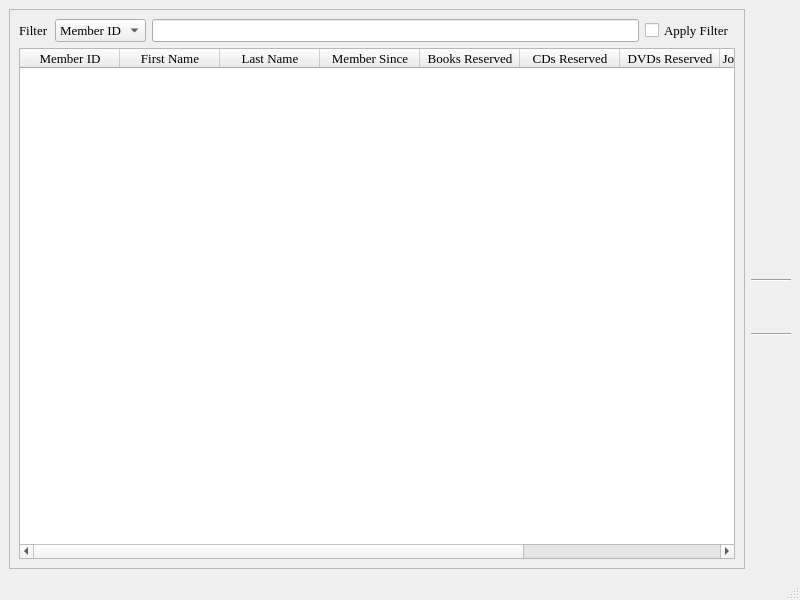
<ui version="4.0" >
 <class>membersBrowser</class>
 <widget class="QMainWindow" name="membersBrowser" >
  <property name="geometry" >
   <rect>
    <x>0</x>
    <y>0</y>
    <width>800</width>
    <height>600</height>
   </rect>
  </property>
  <property name="minimumSize" >
   <size>
    <width>400</width>
    <height>600</height>
   </size>
  </property>
  <property name="font" >
   <font>
    <family>Times</family>
    <pointsize>10</pointsize>
   </font>
  </property>
  <property name="windowTitle" >
   <string>BiblioteQ: Members Browser</string>
  </property>
  <property name="windowIcon" >
   <iconset>
    <normaloff>icons.d/book.gif</normaloff>icons.d/book.gif</iconset>
  </property>
  <widget class="QWidget" name="centralwidget" >
   <layout class="QHBoxLayout" >
    <item>
     <widget class="QFrame" name="frame" >
      <property name="frameShape" >
       <enum>QFrame::StyledPanel</enum>
      </property>
      <property name="frameShadow" >
       <enum>QFrame::Raised</enum>
      </property>
      <layout class="QVBoxLayout" >
       <item>
        <layout class="QHBoxLayout" >
         <item>
          <widget class="QLabel" name="label" >
           <property name="font" >
            <font>
             <family>Times</family>
             <pointsize>10</pointsize>
            </font>
           </property>
           <property name="text" >
            <string>Filter</string>
           </property>
          </widget>
         </item>
         <item>
          <widget class="QComboBox" name="filtertype" >
           <item>
            <property name="text" >
             <string>Member ID</string>
            </property>
           </item>
           <item>
            <property name="text" >
             <string>Last Name</string>
            </property>
           </item>
          </widget>
         </item>
         <item>
          <widget class="QLineEdit" name="filter" >
           <property name="font" >
            <font>
             <pointsize>10</pointsize>
            </font>
           </property>
           <property name="maxLength" >
            <number>128</number>
           </property>
          </widget>
         </item>
         <item>
          <widget class="QCheckBox" name="filterBox" >
           <property name="toolTip" >
            <string/>
           </property>
           <property name="text" >
            <string>Apply Filter</string>
           </property>
          </widget>
         </item>
        </layout>
       </item>
       <item>
        <widget class="QTableWidget" name="table" >
         <property name="font" >
          <font>
           <family>Times</family>
           <pointsize>10</pointsize>
           <weight>50</weight>
           <italic>false</italic>
           <bold>false</bold>
           <underline>false</underline>
           <strikeout>false</strikeout>
          </font>
         </property>
         <property name="focusPolicy" >
          <enum>Qt::StrongFocus</enum>
         </property>
         <property name="alternatingRowColors" >
          <bool>true</bool>
         </property>
         <property name="selectionMode" >
          <enum>QAbstractItemView::SingleSelection</enum>
         </property>
         <property name="selectionBehavior" >
          <enum>QAbstractItemView::SelectRows</enum>
         </property>
         <property name="verticalScrollMode" >
          <enum>QAbstractItemView::ScrollPerItem</enum>
         </property>
         <property name="horizontalScrollMode" >
          <enum>QAbstractItemView::ScrollPerPixel</enum>
         </property>
         <property name="sortingEnabled" >
          <bool>true</bool>
         </property>
         <property name="cornerButtonEnabled" >
          <bool>false</bool>
         </property>
         <column>
          <property name="text" >
           <string>Member ID</string>
          </property>
         </column>
         <column>
          <property name="text" >
           <string>First Name</string>
          </property>
         </column>
         <column>
          <property name="text" >
           <string>Last Name</string>
          </property>
         </column>
         <column>
          <property name="text" >
           <string>Member Since</string>
          </property>
         </column>
         <column>
          <property name="text" >
           <string>Books Reserved</string>
          </property>
         </column>
         <column>
          <property name="text" >
           <string>CDs Reserved</string>
          </property>
         </column>
         <column>
          <property name="text" >
           <string>DVDs Reserved</string>
          </property>
         </column>
         <column>
          <property name="text" >
           <string>Journals Reserved</string>
          </property>
         </column>
         <column>
          <property name="text" >
           <string>Magazines Reserved</string>
          </property>
         </column>
         <column>
          <property name="text" >
           <string>Video Games Reserved</string>
          </property>
         </column>
        </widget>
       </item>
      </layout>
     </widget>
    </item>
    <item>
     <layout class="QVBoxLayout" >
      <item>
       <widget class="QToolButton" name="addButton" >
        <property name="font" >
         <font>
          <family>Times</family>
          <pointsize>10</pointsize>
         </font>
        </property>
        <property name="toolTip" >
         <string>Add Member</string>
        </property>
        <property name="icon" >
         <iconset>
          <normaloff>icons.d/32x32/add.png</normaloff>icons.d/32x32/add.png</iconset>
        </property>
        <property name="iconSize" >
         <size>
          <width>32</width>
          <height>32</height>
         </size>
        </property>
        <property name="autoRaise" >
         <bool>true</bool>
        </property>
       </widget>
      </item>
      <item>
       <widget class="QToolButton" name="deleteButton" >
        <property name="font" >
         <font>
          <family>Times</family>
          <pointsize>10</pointsize>
         </font>
        </property>
        <property name="toolTip" >
         <string>Delete Selected Member</string>
        </property>
        <property name="icon" >
         <iconset>
          <normaloff>icons.d/32x32/remove.png</normaloff>icons.d/32x32/remove.png</iconset>
        </property>
        <property name="iconSize" >
         <size>
          <width>32</width>
          <height>32</height>
         </size>
        </property>
        <property name="autoRaise" >
         <bool>true</bool>
        </property>
       </widget>
      </item>
      <item>
       <widget class="QToolButton" name="modifyButton" >
        <property name="font" >
         <font>
          <family>Times</family>
          <pointsize>10</pointsize>
         </font>
        </property>
        <property name="toolTip" >
         <string>Modify Selected Member</string>
        </property>
        <property name="icon" >
         <iconset>
          <normaloff>icons.d/32x32/edit.png</normaloff>icons.d/32x32/edit.png</iconset>
        </property>
        <property name="iconSize" >
         <size>
          <width>32</width>
          <height>32</height>
         </size>
        </property>
        <property name="autoRaise" >
         <bool>true</bool>
        </property>
       </widget>
      </item>
      <item>
       <widget class="QToolButton" name="historyButton" >
        <property name="toolTip" >
         <string>Show Selected Member's Reservation History</string>
        </property>
        <property name="text" >
         <string/>
        </property>
        <property name="icon" >
         <iconset>
          <normaloff>icons.d/32x32/history.png</normaloff>icons.d/32x32/history.png</iconset>
        </property>
        <property name="iconSize" >
         <size>
          <width>32</width>
          <height>32</height>
         </size>
        </property>
        <property name="autoRaise" >
         <bool>true</bool>
        </property>
       </widget>
      </item>
      <item>
       <widget class="QToolButton" name="listButton" >
        <property name="font" >
         <font>
          <family>Times</family>
          <pointsize>10</pointsize>
         </font>
        </property>
        <property name="toolTip" >
         <string>List Selected Member's Reserved Items</string>
        </property>
        <property name="icon" >
         <iconset>
          <normaloff>icons.d/32x32/stamp.png</normaloff>icons.d/32x32/stamp.png</iconset>
        </property>
        <property name="iconSize" >
         <size>
          <width>32</width>
          <height>32</height>
         </size>
        </property>
        <property name="autoRaise" >
         <bool>true</bool>
        </property>
       </widget>
      </item>
      <item>
       <widget class="QToolButton" name="printButton" >
        <property name="font" >
         <font>
          <family>Times</family>
          <pointsize>10</pointsize>
         </font>
        </property>
        <property name="toolTip" >
         <string>Print Selected Member's Reserved Items</string>
        </property>
        <property name="text" >
         <string/>
        </property>
        <property name="icon" >
         <iconset>
          <normaloff>icons.d/32x32/print.png</normaloff>icons.d/32x32/print.png</iconset>
        </property>
        <property name="iconSize" >
         <size>
          <width>32</width>
          <height>32</height>
         </size>
        </property>
        <property name="autoRaise" >
         <bool>true</bool>
        </property>
       </widget>
      </item>
      <item>
       <widget class="Line" name="line" >
        <property name="orientation" >
         <enum>Qt::Horizontal</enum>
        </property>
       </widget>
      </item>
      <item>
       <widget class="QToolButton" name="checkoutButton" >
        <property name="font" >
         <font>
          <family>Times</family>
          <pointsize>10</pointsize>
         </font>
        </property>
        <property name="toolTip" >
         <string>Reserve Selected Item</string>
        </property>
        <property name="icon" >
         <iconset>
          <normaloff>icons.d/32x32/checkout.png</normaloff>icons.d/32x32/checkout.png</iconset>
        </property>
        <property name="iconSize" >
         <size>
          <width>32</width>
          <height>32</height>
         </size>
        </property>
        <property name="autoRaise" >
         <bool>true</bool>
        </property>
       </widget>
      </item>
      <item>
       <widget class="Line" name="line_3" >
        <property name="orientation" >
         <enum>Qt::Horizontal</enum>
        </property>
       </widget>
      </item>
      <item>
       <widget class="QToolButton" name="overdueButton" >
        <property name="font" >
         <font>
          <family>Times</family>
          <pointsize>10</pointsize>
         </font>
        </property>
        <property name="toolTip" >
         <string>List All Overdue Items</string>
        </property>
        <property name="icon" >
         <iconset>
          <normaloff>icons.d/32x32/date.png</normaloff>icons.d/32x32/date.png</iconset>
        </property>
        <property name="iconSize" >
         <size>
          <width>32</width>
          <height>32</height>
         </size>
        </property>
        <property name="autoRaise" >
         <bool>true</bool>
        </property>
       </widget>
      </item>
      <item>
       <widget class="QToolButton" name="reloadButton" >
        <property name="font" >
         <font>
          <family>Times</family>
          <pointsize>10</pointsize>
         </font>
        </property>
        <property name="toolTip" >
         <string>Refresh List</string>
        </property>
        <property name="icon" >
         <iconset>
          <normaloff>icons.d/32x32/reload.png</normaloff>icons.d/32x32/reload.png</iconset>
        </property>
        <property name="iconSize" >
         <size>
          <width>32</width>
          <height>32</height>
         </size>
        </property>
        <property name="autoRaise" >
         <bool>true</bool>
        </property>
       </widget>
      </item>
      <item>
       <spacer>
        <property name="orientation" >
         <enum>Qt::Vertical</enum>
        </property>
        <property name="sizeHint" stdset="0" >
         <size>
          <width>20</width>
          <height>40</height>
         </size>
        </property>
       </spacer>
      </item>
      <item>
       <widget class="QToolButton" name="cancelButton" >
        <property name="font" >
         <font>
          <family>Times</family>
          <pointsize>10</pointsize>
         </font>
        </property>
        <property name="toolTip" >
         <string>Close Browser</string>
        </property>
        <property name="icon" >
         <iconset>
          <normaloff>icons.d/32x32/cancel.png</normaloff>icons.d/32x32/cancel.png</iconset>
        </property>
        <property name="iconSize" >
         <size>
          <width>32</width>
          <height>32</height>
         </size>
        </property>
        <property name="autoRaise" >
         <bool>true</bool>
        </property>
       </widget>
      </item>
     </layout>
    </item>
   </layout>
  </widget>
  <widget class="QStatusBar" name="statusbar" />
 </widget>
 <tabstops>
  <tabstop>filtertype</tabstop>
  <tabstop>filter</tabstop>
  <tabstop>filterBox</tabstop>
  <tabstop>table</tabstop>
  <tabstop>addButton</tabstop>
  <tabstop>deleteButton</tabstop>
  <tabstop>modifyButton</tabstop>
  <tabstop>historyButton</tabstop>
  <tabstop>listButton</tabstop>
  <tabstop>printButton</tabstop>
  <tabstop>checkoutButton</tabstop>
  <tabstop>overdueButton</tabstop>
  <tabstop>reloadButton</tabstop>
  <tabstop>cancelButton</tabstop>
 </tabstops>
 <resources/>
 <connections/>
</ui>
